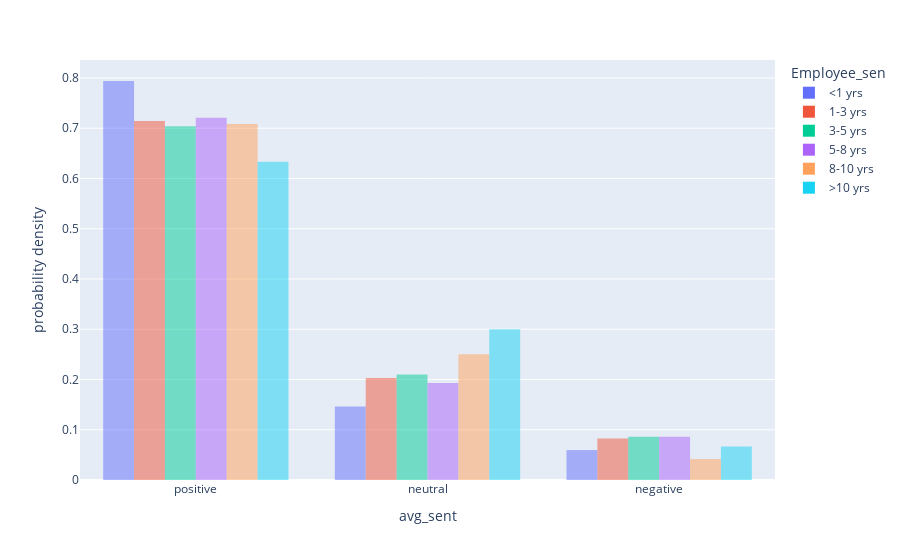

The code cell stored with this chart in its notebook:
### Code cell
fig = px.histogram(amzn.query('Employee_type == "current employee"'), 
                    x='avg_sent', color='Employee_sen', opacity=0.5,
                    barmode="group", histnorm='probability density', 
                    category_orders={"avg_sent": ["very positive", "positive", "neutral", 
                                                "negative", 'very negative'],
                                     "Employee_sen": ['<1 yrs', '1-3 yrs', '3-5 yrs', 
                                                      '5-8 yrs', '8-10 yrs', '>10 yrs']})
fig.show()

### Figure 1 — Plotly figure (JSON) as saved in the notebook; plotly's stock layout.template omitted (floating-point values rounded to 4 significant figures; data arrays with more than 128 entries replaced by an {"elided": "..."} marker saying what was removed)
{"data": [{"alignmentgroup": "True", "bingroup": "x", "histnorm": "probability density", "hovertemplate": "Employee_sen=<1 yrs<br>avg_sent=%{x}<br>probability density=%{y}<extra></extra>", "legendgroup": "<1 yrs", "marker": {"color": "#636efa", "opacity": 0.5, "pattern": {"shape": ""}}, "name": "<1 yrs", "offsetgroup": "<1 yrs", "orientation": "v", "showlegend": true, "type": "histogram", "x": {"elided": "2063 str values"}, "xaxis": "x", "yaxis": "y"}, {"alignmentgroup": "True", "bingroup": "x", "histnorm": "probability density", "hovertemplate": "Employee_sen=1-3 yrs<br>avg_sent=%{x}<br>probability density=%{y}<extra></extra>", "legendgroup": "1-3 yrs", "marker": {"color": "#EF553B", "opacity": 0.5, "pattern": {"shape": ""}}, "name": "1-3 yrs", "offsetgroup": "1-3 yrs", "orientation": "v", "showlegend": true, "type": "histogram", "x": {"elided": "1295 str values"}, "xaxis": "x", "yaxis": "y"}, {"alignmentgroup": "True", "bingroup": "x", "histnorm": "probability density", "hovertemplate": "Employee_sen=3-5 yrs<br>avg_sent=%{x}<br>probability density=%{y}<extra></extra>", "legendgroup": "3-5 yrs", "marker": {"color": "#00cc96", "opacity": 0.5, "pattern": {"shape": ""}}, "name": "3-5 yrs", "offsetgroup": "3-5 yrs", "orientation": "v", "showlegend": true, "type": "histogram", "x": {"elided": "534 str values"}, "xaxis": "x", "yaxis": "y"}, {"alignmentgroup": "True", "bingroup": "x", "histnorm": "probability density", "hovertemplate": "Employee_sen=5-8 yrs<br>avg_sent=%{x}<br>probability density=%{y}<extra></extra>", "legendgroup": "5-8 yrs", "marker": {"color": "#ab63fa", "opacity": 0.5, "pattern": {"shape": ""}}, "name": "5-8 yrs", "offsetgroup": "5-8 yrs", "orientation": "v", "showlegend": true, "type": "histogram", "x": {"elided": "197 str values"}, "xaxis": "x", "yaxis": "y"}, {"alignmentgroup": "True", "bingroup": "x", "histnorm": "probability density", "hovertemplate": "Employee_sen=8-10 yrs<br>avg_sent=%{x}<br>probability density=%{y}<extra></extra>", "legendgroup": "8-10 yrs", "marker": {"color": "#FFA15A", "opacity": 0.5, "pattern": {"shape": ""}}, "name": "8-10 yrs", "offsetgroup": "8-10 yrs", "orientation": "v", "showlegend": true, "type": "histogram", "x": ["positive", "positive", "positive", "positive", "positive", "positive", "neutral", "positive", "positive", "neutral", "positive", "positive", "positive", "positive", "neutral", "positive", "positive", "positive", "positive", "neutral", "positive", "positive", "positive", "positive", "neutral", "neutral", "positive", "positive", "positive", "positive", "neutral", "positive", "positive", "neutral", "neutral", "neutral", "positive", "neutral", "positive", "positive", "negative", "positive", "positive", "positive", "positive", "neutral", "negative", "positive"], "xaxis": "x", "yaxis": "y"}, {"alignmentgroup": "True", "bingroup": "x", "histnorm": "probability density", "hovertemplate": "Employee_sen=>10 yrs<br>avg_sent=%{x}<br>probability density=%{y}<extra></extra>", "legendgroup": ">10 yrs", "marker": {"color": "#19d3f3", "opacity": 0.5, "pattern": {"shape": ""}}, "name": ">10 yrs", "offsetgroup": ">10 yrs", "orientation": "v", "showlegend": true, "type": "histogram", "x": ["positive", "positive", "negative", "neutral", "positive", "positive", "positive", "positive", "positive", "positive", "positive", "neutral", "neutral", "positive", "negative", "neutral", "positive", "neutral", "positive", "positive", "neutral", "neutral", "positive", "neutral", "positive", "positive", "neutral", "positive", "positive", "positive"], "xaxis": "x", "yaxis": "y"}], "layout": {"barmode": "group", "legend": {"title": {"text": "Employee_sen"}, "tracegroupgap": 0}, "margin": {"t": 60}, "xaxis": {"anchor": "y", "categoryarray": ["very positive", "positive", "neutral", "negative", "very negative"], "categoryorder": "array", "domain": [0, 1], "title": {"text": "avg_sent"}}, "yaxis": {"anchor": "x", "domain": [0, 1], "title": {"text": "probability density"}}}}
